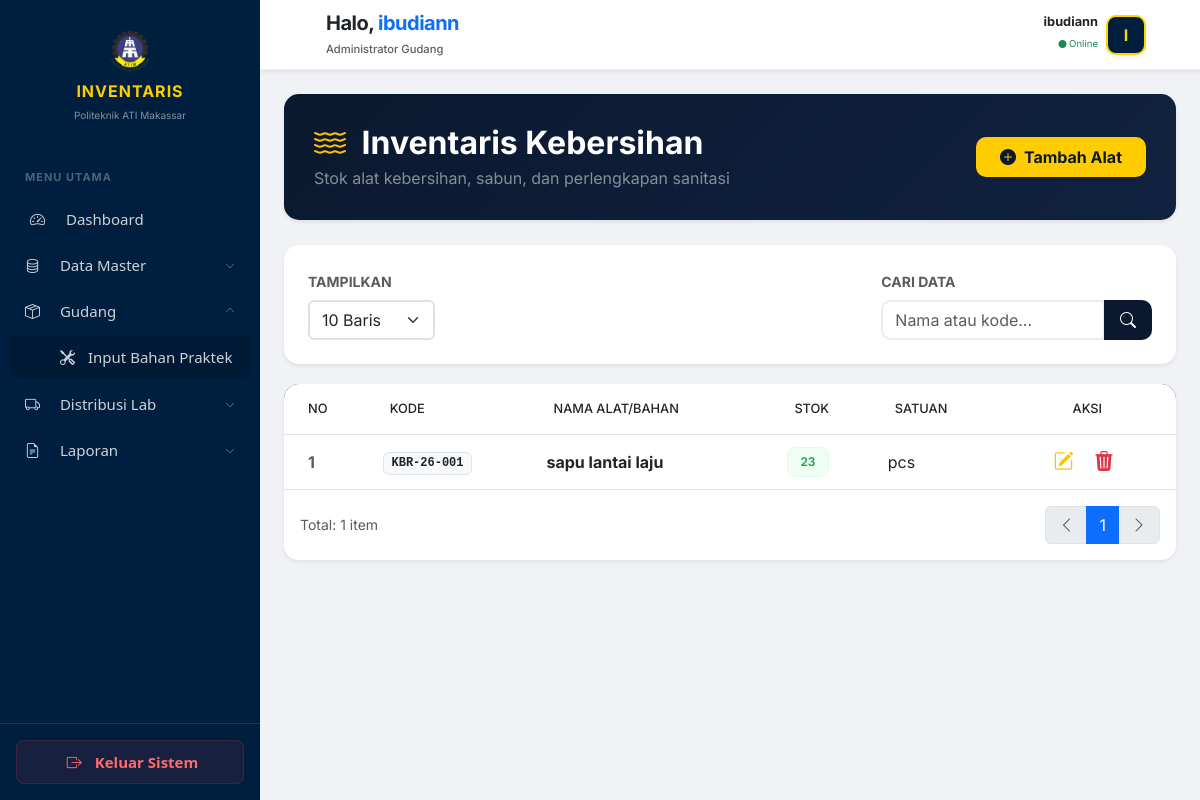
/modules/gudang/kebersihan.php (signed in), run on the app's committed database.
### tables this page shows
CREATE TABLE `barang` (
  `id_barang` int NOT NULL,
  `kode_barang` varchar(20) DEFAULT NULL,
  `id_lab` int DEFAULT NULL,
  `kategori` enum('ATK','Kebersihan','Bahan Praktek') DEFAULT NULL,
  `nama_barang` varchar(100) DEFAULT NULL,
  `spesifikasi` text,
  `kondisi` varchar(50) DEFAULT NULL,
  `stok` int DEFAULT '0',
  `satuan` varchar(20) DEFAULT NULL,
  `tgl_masuk` date DEFAULT NULL
);

### modules/gudang/kebersihan.php (the view, shortened to what this page needs)
<?php
include "../../config/auth.php";
$limit = isset($_GET['limit']) ? (int)$_GET['limit'] : 10;
$page = isset($_GET['halaman']) ? (int)$_GET['halaman'] : 1;
$offset = ($page - 1) * $limit;
$search = isset($_GET['search']) ? mysqli_real_escape_string($conn, $_GET['search']) : '';
$whereClause = "WHERE kategori='Kebersihan'";
$total_data_query = mysqli_query($conn, "SELECT COUNT(*) as total FROM barang $whereClause");
$total_data = mysqli_fetch_assoc($total_data_query)['total'];
$total_pages = ceil($total_data / $limit);
$query = "SELECT * FROM barang $whereClause ORDER BY id_barang DESC LIMIT $offset, $limit";
$res = mysqli_query($conn, $query);
$data_barang = [];
while ($row = mysqli_fetch_assoc($res)) {
    $data_barang[] = $row;
}
?>
<!DOCTYPE html>
<html lang="id">
<head>
    <link href="https://cdn.jsdelivr.net/npm/bootstrap@5.3.0/dist/css/bootstrap.min.css" rel="stylesheet">
    <link rel="stylesheet" href="https://cdn.jsdelivr.net/npm/bootstrap-icons@1.11.1/font/bootstrap-icons.css">
    <link href="../../assets/css/style.css" rel="stylesheet">
</head>
<body>
<div class="d-flex">
    <?php include "../../includes/sidebar.php"; ?>
    <div class="main-content w-100">
        <?php include "../../includes/header.php"; ?>
        <main class="p-3 p-md-4" style="margin-top: 70px;">
            <div class="header-card d-flex justify-content-between align-items-center shadow-sm">
                <div>
                    <h2 class="fw-bold mb-1">
                        <i class="bi bi-water text-warning me-2"></i> Inventaris Kebersihan
                    </h2>
                    <p class="mb-0 text-white-50">Stok alat kebersihan, sabun, dan perlengkapan sanitasi</p>
                </div>
                <button class="btn btn-gold px-4 py-2" data-bs-toggle="modal" data-bs-target="#modalTambah">
                    <i class="bi bi-plus-circle-fill me-2"></i>Tambah Alat
                </button>
            </div>
    <div class="card filter-card shadow-sm">
        <div class="card-body p-4">
            <form method="GET" class="row g-3 align-items-end">
                <div class="col-md-2">
                    <label class="form-label small fw-bold text-muted">TAMPILKAN</label>
                    <select name="limit" class="form-select border-2" onchange="this.form.submit()">
                        <option value="10" <?= $limit == 10 ? 'selected' : ''; ?>>10 Baris</option>
                    </select>
                </div>
                <div class="col-md-4">
                    <label class="form-label small fw-bold text-muted">CARI DATA</label>
                    <div class="input-group">
                        <input type="text" name="search" class="form-control border-2 search-box" placeholder="Nama atau kode..." value="<?= htmlspecialchars($search); ?>">
                        <button class="btn search-btn px-3" type="submit"><i class="bi bi-search"></i></button>
                    </div>
                </div>
            </form>
        </div>
    </div>
    <div class="card table-container shadow-sm">
        <div class="card-body p-0">
            <div class="table-responsive">
                <table class="table table-hover align-middle mb-0">
                    <thead>
                        <tr>
                            <th class="ps-4">No</th>
                            <th>Kode</th>
                            <th>Nama Alat/Bahan</th>
                            <th>Stok</th>
                            <th>Satuan</th>
                            <th class="text-center pe-4">Aksi</th>
                        </tr>
                    </thead>
                    <tbody>
                        <?php
                        $no = $offset + 1;
                        if(count($data_barang) > 0):
                            foreach($data_barang as $row):
                        ?>
                        <tr>
                            <td class="ps-4 text-muted fw-bold"><?= $no++; ?></td>
                            <td><span class="badge bg-light text-dark border font-monospace"><?= $row['kode_barang']; ?></span></td>
                            <td class="fw-bold"><?= $row['nama_barang']; ?></td>
                            <td><span class="badge badge-stok"><?= $row['stok']; ?></span></td>
                            <td><?= $row['satuan']; ?></td>
                            <td class="text-center pe-4">
                                <button class="btn btn-sm btn-outline-warning border-0" data-bs-toggle="modal" data-bs-target="#modalEdit<?= $row['id_barang']; ?>">
                                    <i class="bi bi-pencil-square fs-5"></i>
                                </button>
                                <button class="btn btn-sm btn-outline-danger border-0" onclick="confirmDelete('<?= $row['id_barang']; ?>')">
                                    <i class="bi bi-trash3-fill fs-5"></i>
                                </button>
                            </td>
                        </tr>
                        <?php endforeach; else: ?>
                        <tr><td colspan="6" class="text-center py-5 text-muted">Data tidak ditemukan.</td></tr>
                        <?php endif; ?>
                    </tbody>
                </table>
            </div>
        </div>
        <div class="card-footer bg-white border-0 py-3">
            <nav class="d-flex justify-content-between align-items-center">
                <p class="text-muted small mb-0">Total: <?= $total_data; ?> item</p>
                <ul class="pagination mb-0">
                    <li class="page-item <?= ($page <= 1) ? 'disabled' : ''; ?>">
                        <a class="page-link" href="?halaman=<?= $page-1; ?>&limit=<?= $limit; ?>&search=<?= $search; ?>"><i class="bi bi-chevron-left"></i></a>
                    </li>
                    <?php for($i=1; $i<=$total_pages; $i++): ?>
                    <li class="page-item <?= ($page == $i) ? 'active' : ''; ?>">
                        <a class="page-link" href="?halaman=<?= $i; ?>&limit=<?= $limit; ?>&search=<?= $search; ?>"><?= $i; ?></a>
                    </li>
                    <?php endfor; ?>
                    <li class="page-item <?= ($page >= $total_pages) ? 'disabled' : ''; ?>">
                        <a class="page-link" href="?halaman=<?= $page+1; ?>&limit=<?= $limit; ?>&search=<?= $search; ?>"><i class="bi bi-chevron-right"></i></a>
                    </li>
                </ul>
            </nav>
        </div>
    </div>
</div>
</body>
</html>

### assets/css/style.css (style rules this page uses)
:root { --primary-blue: #002b5c; --dark-blue: #001226; --accent-yellow: #FFD700; --text-gray: #aab7c4; --hover-bg: rgba(255, 255, 255, 0.08); --sidebar-width: 260px; }
body { font-family: 'Inter', sans-serif; background-color: #f8f9fa; margin: 0; overflow-x: hidden; }

### modules/gudang/kebersihan.php (style rules this page uses)
:root { --navy: #0a192f; --navy-light: #112240; --gold: #ffcc00; }
body { background-color: #f0f2f5; font-family: 'Inter', sans-serif; }
.header-card { background: linear-gradient(135deg, var(--navy) 0%, var(--navy-light) 100%); color: white; border-radius: 15px; padding: 30px; margin-bottom: 25px; box-shadow: 0 10px 20px rgba(0,0,0,0.1); }
.filter-card { border-radius: 15px; border: none; margin-bottom: 20px; }
.search-box { border-radius: 10px 0 0 10px; border: 2px solid #e9ecef; }
.search-btn { border-radius: 0 10px 10px 0; background-color: var(--navy); color: white; border: none; }
.table-container { border-radius: 15px; overflow: hidden; background: white; border: none; }
.table thead { background-color: var(--navy); color: white; }
.table thead th { padding: 15px; font-weight: 500; text-transform: uppercase; font-size: 0.8rem; }
.badge-stok { background-color: #f0fdf4; color: #16a34a; font-weight: 600; padding: 8px 12px; border-radius: 8px; border: 1px solid #dcfce7; }
.btn-gold { background-color: var(--gold); color: var(--navy); font-weight: 700; border: none; border-radius: 10px; transition: 0.3s; }

### includes/sidebar.php (style rules this page uses)
:root { --sidebar-width: 260px; --navy-dark: #001f3f; --gold-poly: #ffcc00; --hover-bg: rgba(255, 204, 0, 0.15); --font-fixed: 15px !important; }
@media (min-width: 992px) { .main-content { margin-left: var(--sidebar-width) !important; } }

### data on the page
barang: kode_barang "KBR-26-001", nama_barang "sapu lantai laju", stok "23", satuan "pcs"

### other printed values
explode(' ', trim($nama_user))[0] "ibudiann"
$label_welcome "Administrator Gudang"
$nama_user "ibudiann"
substr($nama_user, 0, 1) "I"
$total_data "1"
